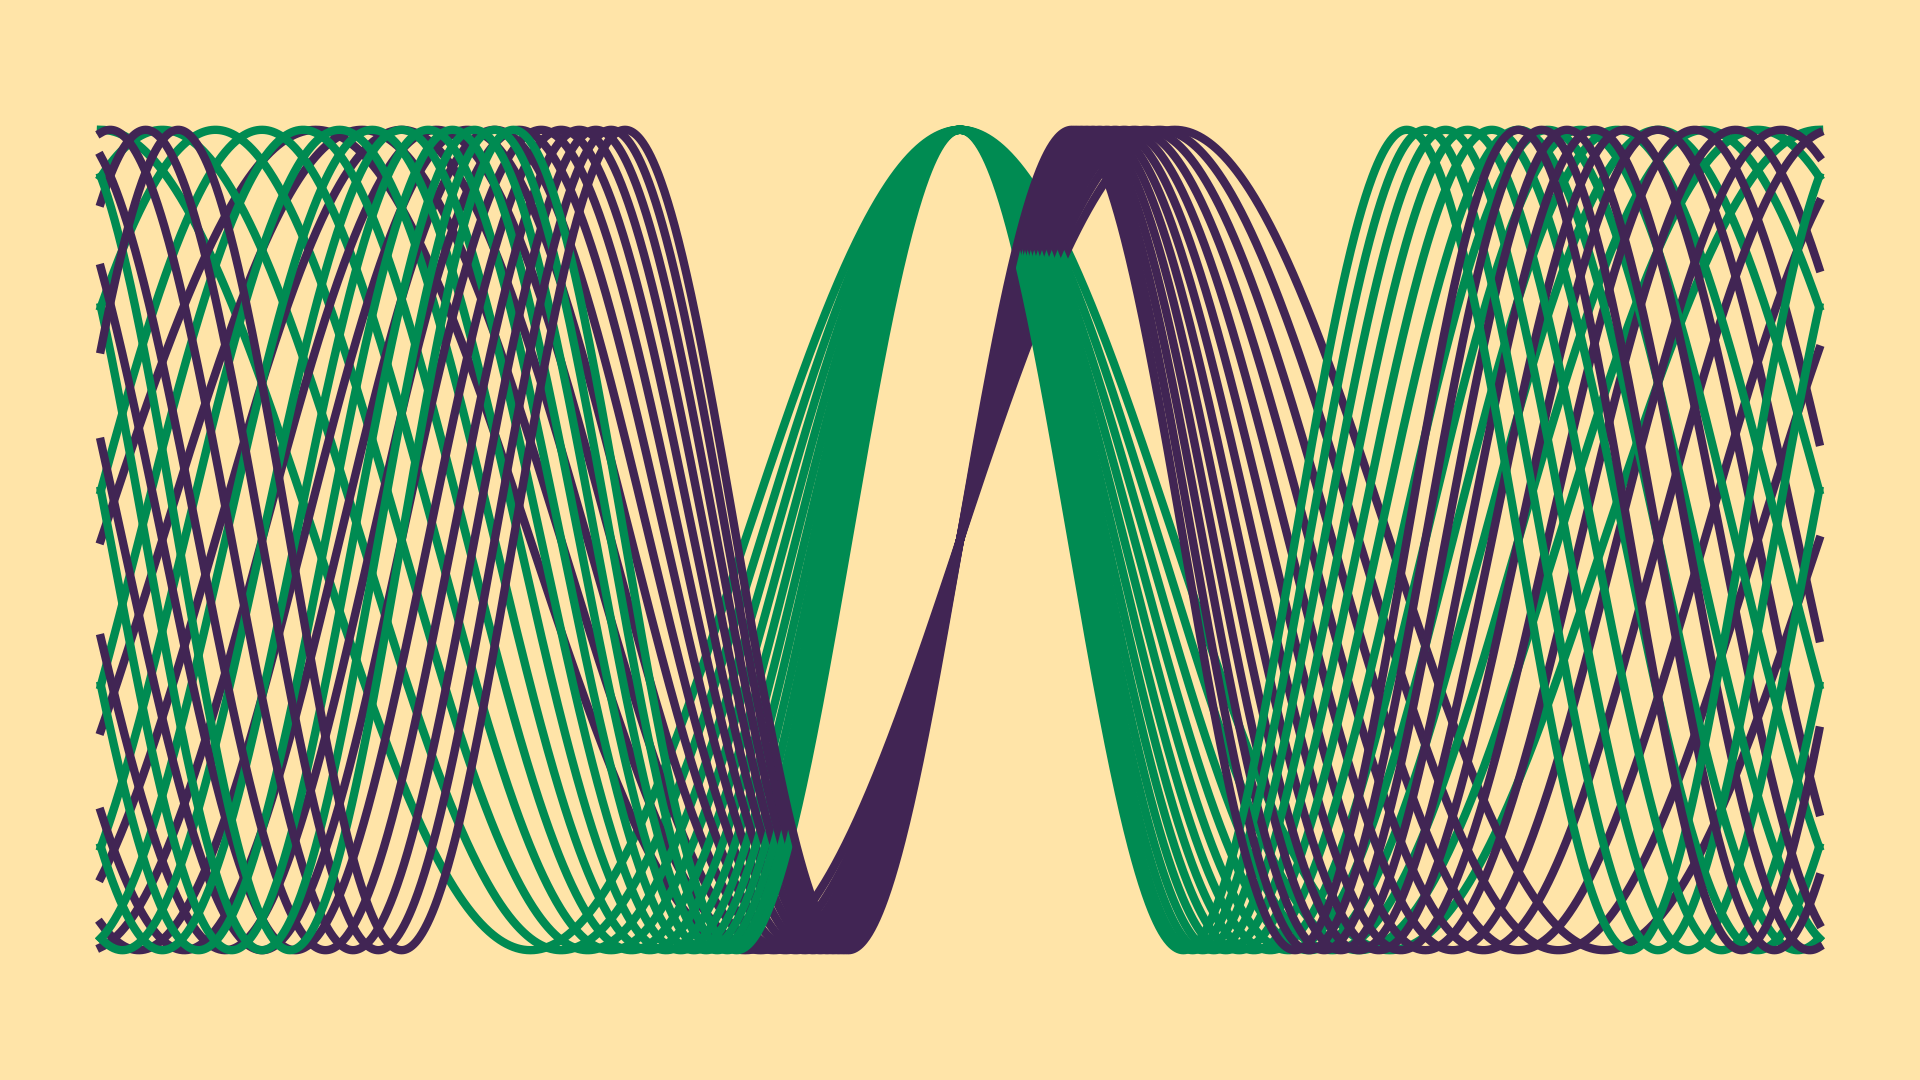

Python code for this plot:
from pathlib import Path

import matplotlib.pyplot as plt
import numpy as np


def main() -> None:
    # config
    fp: Path = Path(__file__).resolve().with_suffix(".png")
    plt.rcParams["figure.dpi"] = 100
    plt.rcParams["figure.figsize"] = [19.2, 10.8]
    c0: str = "#FFE4A8"
    c1: str = "#008B52"
    c2: str = "#412554"
    # generate figure
    fig: plt.Figure
    ax: plt.Axes
    fig, ax = plt.subplots()
    # plot
    t: np.ndarray = np.linspace(-4*np.pi, 4*np.pi, 2001, endpoint=True)
    c: np.ndarray
    s: np.ndarray
    th: np.ndarray
    n: int = 13
    for i in range(n):
        th = (0.5+0.5*i/n)*t
        c = 6*np.cos(th)
        s = 6*np.sin(th)
        ax.plot(t, c, linewidth=6, color=c1)
        ax.plot(t, s, linewidth=6, color=c2)
    # arrange
    #ax.set_xlim(-1.1, 1.1)
    #ax.set_ylim(-1.1, 1.1)
    ax.axis("off")
    ax.set_aspect("equal")
    ax.set_facecolor(c0)
    fig.set_facecolor(c0)
    fig.tight_layout()
    # output
    fig.savefig(fp)
    plt.cla()
    plt.clf()
    plt.close(fig)
    return None


if __name__ == "__main__":
    main()
